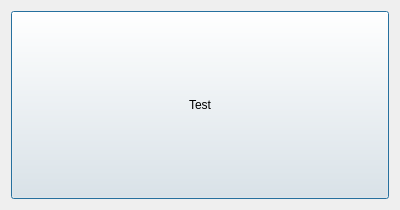
<?xml version="1.0" encoding="UTF-8"?>
<ui version="4.0">
 <class>Dialog</class>
 <widget class="QDialog" name="Dialog">
  <property name="geometry">
   <rect>
    <x>0</x>
    <y>0</y>
    <width>400</width>
    <height>210</height>
   </rect>
  </property>
  <property name="windowTitle">
   <string>Dialog</string>
  </property>
  <layout class="QVBoxLayout" name="verticalLayout">
   <item>
    <widget class="QPushButton" name="pushButtonTest">
     <property name="sizePolicy">
      <sizepolicy hsizetype="Expanding" vsizetype="Expanding">
       <horstretch>0</horstretch>
       <verstretch>0</verstretch>
      </sizepolicy>
     </property>
     <property name="text">
      <string>Test</string>
     </property>
    </widget>
   </item>
  </layout>
 </widget>
 <resources/>
 <connections/>
</ui>
